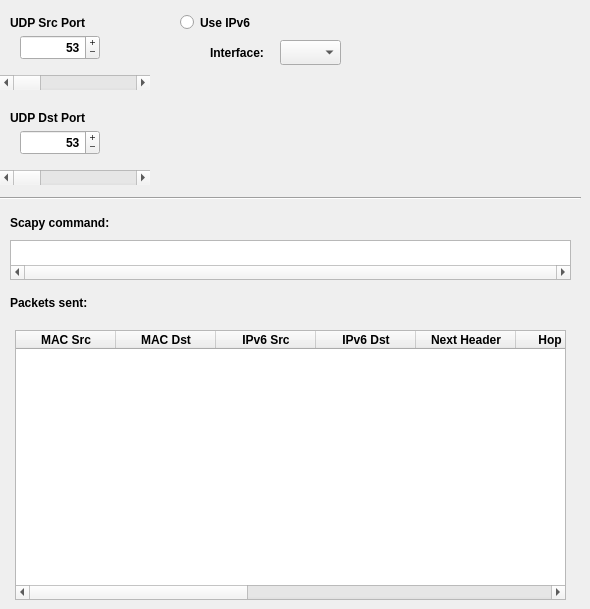
      <widget class="QWidget" name="udpTab">
       <property name="font">
        <font>
         <weight>75</weight>
         <bold>true</bold>
        </font>
       </property>
       <attribute name="title">
        <string>UDP</string>
       </attribute>
       <attribute name="toolTip">
        <string>UDP tab. Use it to send UDP packets.</string>
       </attribute>
       <widget class="QSpinBox" name="udpDstPortSpin">
        <property name="geometry">
         <rect>
          <x>20</x>
          <y>130</y>
          <width>80</width>
          <height>25</height>
         </rect>
        </property>
        <property name="toolTip">
         <string>&lt;html&gt;&lt;head/&gt;&lt;body&gt;&lt;p&gt;This spin box can be used to set UDP destination port. The default value is set to 53 (The DNS well know port). &lt;/p&gt;&lt;/body&gt;&lt;/html&gt;</string>
        </property>
        <property name="statusTip">
         <string>This spin box can be used to set UDP destination port.</string>
        </property>
        <property name="alignment">
         <set>Qt::AlignRight|Qt::AlignTrailing|Qt::AlignVCenter</set>
        </property>
        <property name="buttonSymbols">
         <enum>QAbstractSpinBox::PlusMinus</enum>
        </property>
        <property name="maximum">
         <number>65535</number>
        </property>
        <property name="value">
         <number>53</number>
        </property>
       </widget>
       <widget class="QLabel" name="udpSrcPortLabel">
        <property name="geometry">
         <rect>
          <x>10</x>
          <y>10</y>
          <width>90</width>
          <height>25</height>
         </rect>
        </property>
        <property name="toolTip">
         <string/>
        </property>
        <property name="statusTip">
         <string/>
        </property>
        <property name="text">
         <string>UDP Src Port</string>
        </property>
       </widget>
       <widget class="QSpinBox" name="udpSrcPortSpin">
        <property name="geometry">
         <rect>
          <x>20</x>
          <y>35</y>
          <width>80</width>
          <height>25</height>
         </rect>
        </property>
        <property name="toolTip">
         <string>&lt;html&gt;&lt;head/&gt;&lt;body&gt;&lt;p&gt;This spin box can be used to set UDP source port. The default value is set to 53 (The DNS well know port). &lt;/p&gt;&lt;/body&gt;&lt;/html&gt;</string>
        </property>
        <property name="statusTip">
         <string>This spin box can be used to set UDP source port.</string>
        </property>
        <property name="alignment">
         <set>Qt::AlignRight|Qt::AlignTrailing|Qt::AlignVCenter</set>
        </property>
        <property name="buttonSymbols">
         <enum>QAbstractSpinBox::PlusMinus</enum>
        </property>
        <property name="accelerated">
         <bool>true</bool>
        </property>
        <property name="maximum">
         <number>65535</number>
        </property>
        <property name="value">
         <number>53</number>
        </property>
       </widget>
       <widget class="QLabel" name="udpDstPortLabel">
        <property name="geometry">
         <rect>
          <x>10</x>
          <y>105</y>
          <width>90</width>
          <height>25</height>
         </rect>
        </property>
        <property name="toolTip">
         <string/>
        </property>
        <property name="statusTip">
         <string/>
        </property>
        <property name="text">
         <string>UDP Dst Port</string>
        </property>
       </widget>
       <widget class="QScrollBar" name="uspSrcPortScrollBar">
        <property name="geometry">
         <rect>
          <x>0</x>
          <y>75</y>
          <width>150</width>
          <height>15</height>
         </rect>
        </property>
        <property name="maximum">
         <number>65535</number>
        </property>
        <property name="singleStep">
         <number>100</number>
        </property>
        <property name="orientation">
         <enum>Qt::Horizontal</enum>
        </property>
       </widget>
       <widget class="QScrollBar" name="udpDstPortScrollBar">
        <property name="geometry">
         <rect>
          <x>0</x>
          <y>170</y>
          <width>150</width>
          <height>15</height>
         </rect>
        </property>
        <property name="maximum">
         <number>65535</number>
        </property>
        <property name="singleStep">
         <number>100</number>
        </property>
        <property name="orientation">
         <enum>Qt::Horizontal</enum>
        </property>
       </widget>
       <widget class="QTextBrowser" name="udpScapyCommandTextBrowser">
        <property name="geometry">
         <rect>
          <x>10</x>
          <y>240</y>
          <width>561</width>
          <height>40</height>
         </rect>
        </property>
        <property name="sizePolicy">
         <sizepolicy hsizetype="Fixed" vsizetype="Expanding">
          <horstretch>0</horstretch>
          <verstretch>0</verstretch>
         </sizepolicy>
        </property>
        <property name="toolTip">
         <string>This field displays the Scapy command used to forward a UDP datagram.</string>
        </property>
        <property name="statusTip">
         <string>This field displays the Scapy command used to forward a UDP datagram.</string>
        </property>
        <property name="frameShadow">
         <enum>QFrame::Sunken</enum>
        </property>
        <property name="verticalScrollBarPolicy">
         <enum>Qt::ScrollBarAlwaysOff</enum>
        </property>
        <property name="horizontalScrollBarPolicy">
         <enum>Qt::ScrollBarAlwaysOn</enum>
        </property>
        <property name="lineWrapMode">
         <enum>QTextEdit::NoWrap</enum>
        </property>
       </widget>
       <widget class="QLabel" name="udpScapyCommandLabel">
        <property name="geometry">
         <rect>
          <x>10</x>
          <y>210</y>
          <width>150</width>
          <height>25</height>
         </rect>
        </property>
        <property name="text">
         <string>Scapy command:</string>
        </property>
       </widget>
       <widget class="QTableWidget" name="udpTableWidget">
        <property name="geometry">
         <rect>
          <x>15</x>
          <y>330</y>
          <width>551</width>
          <height>270</height>
         </rect>
        </property>
        <property name="toolTip">
         <string>This table contains the details of UDP packets sent. </string>
        </property>
        <property name="statusTip">
         <string>This table contains the details of UDP packets sent. </string>
        </property>
        <property name="alternatingRowColors">
         <bool>true</bool>
        </property>
        <column>
         <property name="text">
          <string>MAC Src</string>
         </property>
         <property name="textAlignment">
          <set>AlignHCenter|AlignVCenter|AlignCenter</set>
         </property>
        </column>
        <column>
         <property name="text">
          <string>MAC Dst</string>
         </property>
         <property name="textAlignment">
          <set>AlignHCenter|AlignVCenter|AlignCenter</set>
         </property>
        </column>
        <column>
         <property name="text">
          <string>IP Src</string>
         </property>
         <property name="textAlignment">
          <set>AlignHCenter|AlignVCenter|AlignCenter</set>
         </property>
        </column>
        <column>
         <property name="text">
          <string>IP Dst</string>
         </property>
         <property name="textAlignment">
          <set>AlignHCenter|AlignVCenter|AlignCenter</set>
         </property>
        </column>
        <column>
         <property name="text">
          <string>IP Flags</string>
         </property>
         <property name="textAlignment">
          <set>AlignHCenter|AlignVCenter|AlignCenter</set>
         </property>
        </column>
        <column>
         <property name="text">
          <string>IP Protocol</string>
         </property>
         <property name="textAlignment">
          <set>AlignHCenter|AlignVCenter|AlignCenter</set>
         </property>
        </column>
        <column>
         <property name="text">
          <string>IP TTL</string>
         </property>
         <property name="textAlignment">
          <set>AlignHCenter|AlignVCenter|AlignCenter</set>
         </property>
        </column>
        <column>
         <property name="text">
          <string>IP Version</string>
         </property>
         <property name="textAlignment">
          <set>AlignHCenter|AlignVCenter|AlignCenter</set>
         </property>
        </column>
        <column>
         <property name="text">
          <string>IP ToS</string>
         </property>
         <property name="textAlignment">
          <set>AlignHCenter|AlignVCenter|AlignCenter</set>
         </property>
        </column>
        <column>
         <property name="text">
          <string>IP ID</string>
         </property>
         <property name="textAlignment">
          <set>AlignHCenter|AlignVCenter|AlignCenter</set>
         </property>
        </column>
        <column>
         <property name="text">
          <string>Frag Offset</string>
         </property>
         <property name="textAlignment">
          <set>AlignHCenter|AlignVCenter|AlignCenter</set>
         </property>
        </column>
        <column>
         <property name="text">
          <string>Src Port</string>
         </property>
         <property name="textAlignment">
          <set>AlignHCenter|AlignVCenter|AlignCenter</set>
         </property>
        </column>
        <column>
         <property name="text">
          <string>Dst Port</string>
         </property>
         <property name="textAlignment">
          <set>AlignHCenter|AlignVCenter|AlignCenter</set>
         </property>
        </column>
        <column>
         <property name="text">
          <string>Interface</string>
         </property>
         <property name="textAlignment">
          <set>AlignHCenter|AlignVCenter|AlignCenter</set>
         </property>
        </column>
       </widget>
       <widget class="QLabel" name="udpTableLabel">
        <property name="geometry">
         <rect>
          <x>10</x>
          <y>290</y>
          <width>150</width>
          <height>25</height>
         </rect>
        </property>
        <property name="text">
         <string>Packets sent:</string>
        </property>
       </widget>
       <widget class="QRadioButton" name="udpUseIPv6radioButton">
        <property name="geometry">
         <rect>
          <x>180</x>
          <y>10</y>
          <width>91</width>
          <height>25</height>
         </rect>
        </property>
        <property name="toolTip">
         <string>If this checkbox is ticked, a UDP datagram is sent using IPv6 instead of IPv4.</string>
        </property>
        <property name="statusTip">
         <string>If this checkbox is ticked, a UDP datagram is sent using IPv6 instead of IPv4.</string>
        </property>
        <property name="text">
         <string>Use IPv6</string>
        </property>
       </widget>
       <widget class="QLabel" name="udpInterfaceLabel">
        <property name="geometry">
         <rect>
          <x>210</x>
          <y>40</y>
          <width>150</width>
          <height>25</height>
         </rect>
        </property>
        <property name="text">
         <string>Interface:</string>
        </property>
       </widget>
       <widget class="QComboBox" name="udpInterace">
        <property name="geometry">
         <rect>
          <x>280</x>
          <y>40</y>
          <width>61</width>
          <height>25</height>
         </rect>
        </property>
        <property name="toolTip">
         <string>&lt;html&gt;&lt;head/&gt;&lt;body&gt;&lt;p&gt;This drop down menu allows the user to choose an interface on which packet will be sent.&lt;/p&gt;&lt;/body&gt;&lt;/html&gt;</string>
        </property>
        <property name="statusTip">
         <string>This drop down menu allows the user to choose an interface on which packet will be sent.</string>
        </property>
       </widget>
       <widget class="Line" name="line_4">
        <property name="geometry">
         <rect>
          <x>0</x>
          <y>190</y>
          <width>581</width>
          <height>16</height>
         </rect>
        </property>
        <property name="orientation">
         <enum>Qt::Horizontal</enum>
        </property>
       </widget>
       <widget class="QTableWidget" name="udpIPv6Table">
        <property name="geometry">
         <rect>
          <x>15</x>
          <y>330</y>
          <width>551</width>
          <height>270</height>
         </rect>
        </property>
        <property name="toolTip">
         <string>This table contains the details of UDP packets sent. </string>
        </property>
        <property name="statusTip">
         <string>This table contains the details of UDP packets sent.</string>
        </property>
        <column>
         <property name="text">
          <string>MAC Src</string>
         </property>
         <property name="textAlignment">
          <set>AlignHCenter|AlignVCenter|AlignCenter</set>
         </property>
        </column>
        <column>
         <property name="text">
          <string>MAC Dst</string>
         </property>
         <property name="textAlignment">
          <set>AlignHCenter|AlignVCenter|AlignCenter</set>
         </property>
        </column>
        <column>
         <property name="text">
          <string>IPv6 Src</string>
         </property>
         <property name="textAlignment">
          <set>AlignHCenter|AlignVCenter|AlignCenter</set>
         </property>
        </column>
        <column>
         <property name="text">
          <string>IPv6 Dst</string>
         </property>
         <property name="textAlignment">
          <set>AlignHCenter|AlignVCenter|AlignCenter</set>
         </property>
        </column>
        <column>
         <property name="text">
          <string>Next Header</string>
         </property>
         <property name="textAlignment">
          <set>AlignHCenter|AlignVCenter|AlignCenter</set>
         </property>
        </column>
        <column>
         <property name="text">
          <string>Hop Limit</string>
         </property>
         <property name="textAlignment">
          <set>AlignHCenter|AlignVCenter|AlignCenter</set>
         </property>
        </column>
        <column>
         <property name="text">
          <string>IP Version</string>
         </property>
         <property name="textAlignment">
          <set>AlignHCenter|AlignVCenter|AlignCenter</set>
         </property>
        </column>
        <column>
         <property name="text">
          <string>ToS</string>
         </property>
         <property name="textAlignment">
          <set>AlignHCenter|AlignVCenter|AlignCenter</set>
         </property>
        </column>
        <column>
         <property name="text">
          <string>Flow Label</string>
         </property>
         <property name="textAlignment">
          <set>AlignHCenter|AlignVCenter|AlignCenter</set>
         </property>
        </column>
        <column>
         <property name="text">
          <string>Src Port</string>
         </property>
         <property name="textAlignment">
          <set>AlignHCenter|AlignVCenter|AlignCenter</set>
         </property>
        </column>
        <column>
         <property name="text">
          <string>Dst Port</string>
         </property>
         <property name="textAlignment">
          <set>AlignHCenter|AlignVCenter|AlignCenter</set>
         </property>
        </column>
        <column>
         <property name="text">
          <string>Interface</string>
         </property>
         <property name="textAlignment">
          <set>AlignHCenter|AlignVCenter|AlignCenter</set>
         </property>
        </column>
       </widget>
      </widget>
